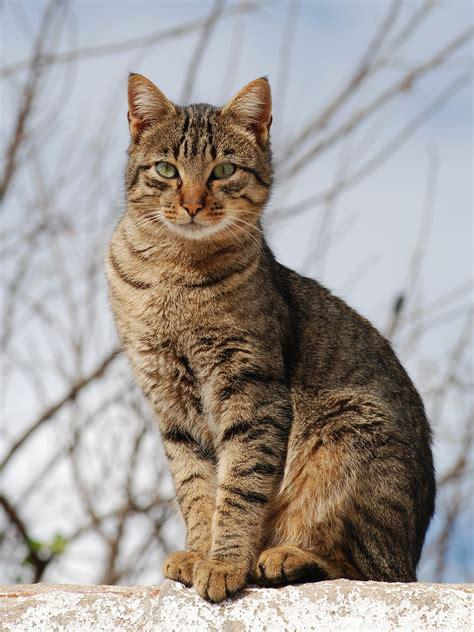
#> input picture TASK_2/cat/cats_000.jpg, 474 x 632 px, found by its file name; its folder holds only this picture in this run
$ jupyter execute 'Task 2.ipynb'
#> lines starting #> are read from the running program, lines starting #| are printed output that depends on the picture; after the words box and inside, x2 and y2 are one past the last pixel; in counts of white or black regions, pixels touching at a corner belong together
#> (reads TASK_2/data_labels.csv from the repository)
[cell 1]
# pip install opencv-python

[cell 2]
import cv2
import os
import pandas as pd

[cell 3]
folderName = r"C:\Users\Sandeep\OneDrive\Desktop\ML_Cuvette\cat"
fileName = r"C:\Users\Sandeep\OneDrive\Desktop\ML_Cuvette\data_labels.csv"

[cell 4]
def load_images_from_folder(folder):
    images = []
    for filename in os.listdir(folder):
        img = cv2.imread(os.path.join(folder,filename))
#> img is the input picture: shape (632, 474, 3); mean B, G, R 150.3, 154.8, 161.9
        if img is not None:
            images.append(img)
    return images

def read_csv_file(file):
    df = pd.read_csv(file)
    return df

def DrawOnImages(images, df):
    paath = "C:\\Users\\Sandeep\\OneDrive\\Desktop\\ML_Cuvette\\result"
    for i in range(0, len(images)):
        img = images[i]
        prop = df.iloc[i]
        b = (4234-17*i)%255
        g = (24*i+i*i+32687233)%255
        r = (232476342+i*i*i+3224)%255
        img = cv2.rectangle(img,(prop.xmin,prop.ymin), (prop.xmax,prop.ymax), (b,g,r), 5)
        font = cv2.FONT_HERSHEY_SIMPLEX
        cv2.putText(img, prop.label, (prop.xmin+20,prop.ymin+30), font, 1, (r, g, b) , 3)
#         cv2.imshow("window"+str(i), img)
#         cv2.imwrite(os.path.join(paath,'result_'+str(prop.name)),img)
        path = 'C:\\Users\\Sandeep\\OneDrive\\Desktop\\ML_Cuvette\\result'
        cv2.imwrite(os.path.join(path , prop['name']), img)
#         cv2.waitKey(1000)
#         cv2.destroyAllWindows()

[cell 5]
df = read_csv_file(fileName)
images = load_images_from_folder(folderName)
#> images = 1 item
DrawOnImages(images,df)
#> the loop in DrawOnImages, `for i in range(0, len(images)):` made 1 pass
#> (b, g, r, font) on pass 1: (154, 58, 146, 0)
#> pass 1, in DrawOnImages, `img = cv2.rectangle(img,(prop.xmin,prop.ymin), (prop.xmax,prop.ymax), ..`:
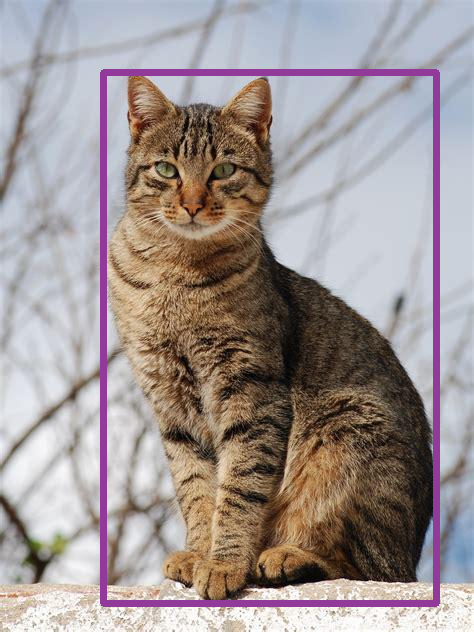
#> img: shape (632, 474, 3); 4.03% of pixels changed, all inside (x1, y1, x2, y2) = (100, 69, 440, 607)
#> pass 1, in DrawOnImages, `cv2.imwrite(os.path.join(path , prop['name']), img)`:
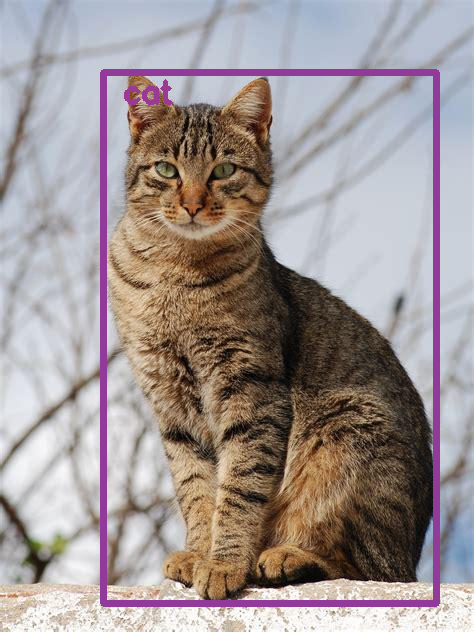
#> saved as cats_000.jpg: shape (632, 474, 3); mean B, G, R 148.5, 149.2, 160
